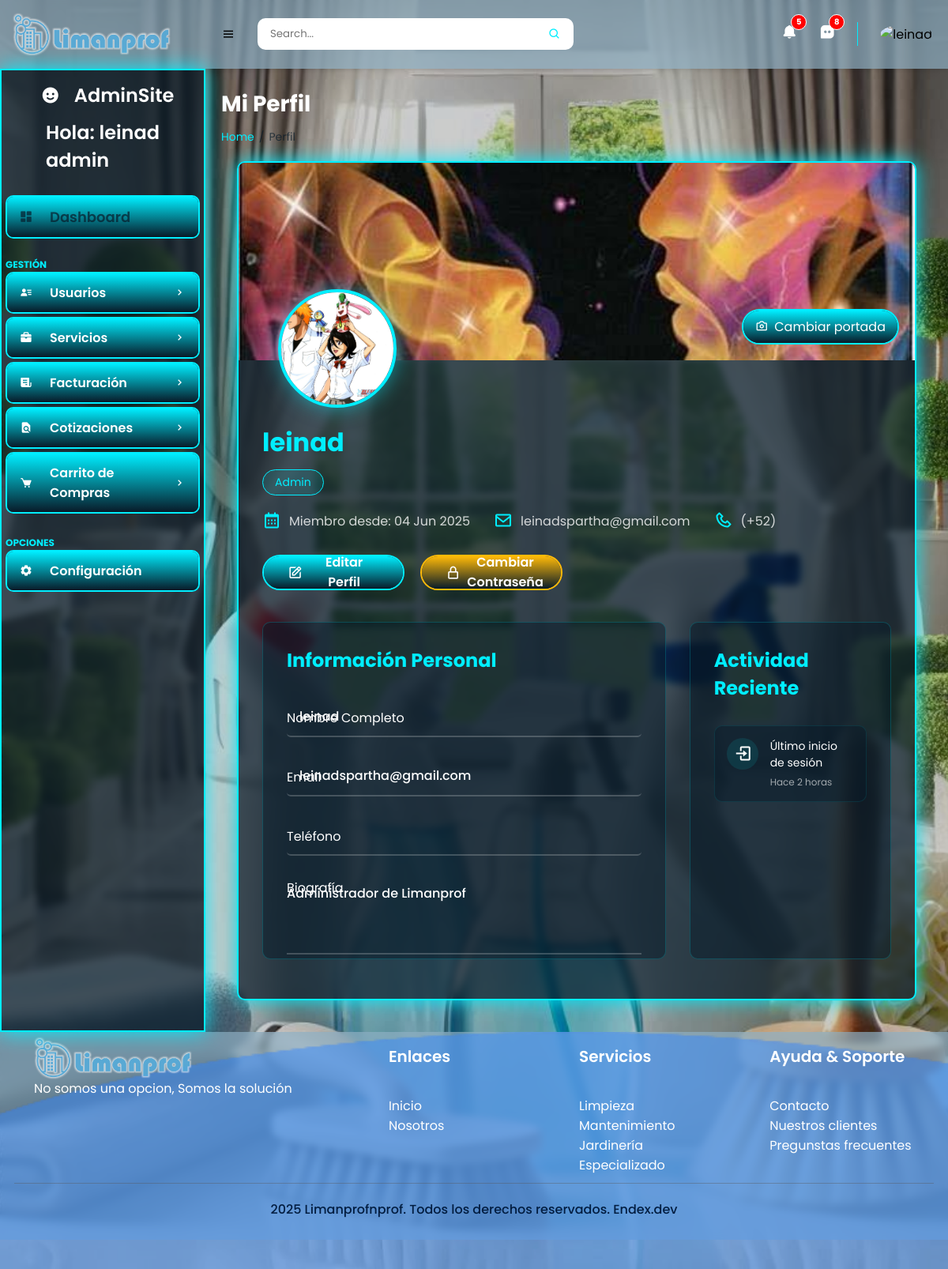
/public/dashboard_administrador.php?page=perfil (signed in), run on the app's committed database.
### tables this page shows
CREATE TABLE `usuarios` (
  `id` int(11) NOT NULL,
  `nombre_usuario` varchar(50) NOT NULL,
  `email` varchar(100) NOT NULL,
  `codigo_pais` varchar(5) NOT NULL,
  `telefono` varchar(10) NOT NULL,
  `contraseña` varchar(255) NOT NULL,
  `tipo` varchar(50) DEFAULT NULL,
  `fecha_registro` timestamp NOT NULL DEFAULT current_timestamp(),
  `foto_perfil` varchar(255) DEFAULT 'default.png',
  `avatar_path` varchar(255) DEFAULT 'img/avatars/default-avatar.jpg',
  `cover_path` varchar(255) DEFAULT 'img/covers/default-cover.jpg',
  `biografia` text DEFAULT 'Usuario de Limanprof',
  `ultima_conexion` timestamp NULL DEFAULT NULL
);

### public/dashboard_content/perfil.php (the view, shortened to what this page needs)
<?php
if (!isset($_SESSION['id']) || empty($_SESSION['id'])) {
    echo '<div class="error-message">No has iniciado sesión o la sesión ha expirado</div>';
    echo '<pre>DEBUG: '; print_r($_SESSION); echo '</pre>';
} else {
    include("../config/config.php");
    $id = (int)$_SESSION['id'];
    try {
        $sql = "SELECT *, COALESCE(biografia, 'Usuario de Limanprof') as biografia FROM usuarios WHERE id = ?";
        $stmt = $conexion->prepare($sql);
        $stmt->bind_param("i", $id);
        $stmt->execute();
        $resultado = $stmt->get_result();
        $usuario = $resultado->fetch_assoc();
        if (!$usuario) {
            echo '<div class="error-message">Error: Usuario no encontrado (ID: '.$id.')</div>';
        } else {
?>
<link rel="stylesheet" href="css/perfil.css">
<div class="content-data">
    <h1 class="title">Mi Perfil</h1>
    <ul class="breadcrumbs">
        <li><a href="?page=dashboard_main">Home</a></li>
        <li class="divider">/</li>
        <li><a href="#" class="active">Perfil</a></li>
    </ul>
    <div class="profile-container">
        <div class="profile-header">
            <div class="profile-cover">
                <img src="<?php echo htmlspecialchars($usuario['cover_path'] ?? 'img/covers/default-cover.jpg'); ?>" alt="Portada" class="cover-img">
                <div class="change-cover" onclick="document.getElementById('coverInput').click();">
                    <i class='bx bx-camera'></i>
                    <span>Cambiar portada</span>
                </div>
            </div>
            <div class="profile-avatar">
                <img src="<?php echo htmlspecialchars($usuario['avatar_path'] ?? 'img/avatars/default-avatar.jpg'); ?>"
                     alt="<?php echo htmlspecialchars($usuario['nombre_usuario']); ?>"
                     class="avatar-img">
            </div>
        </div>
        <div class="profile-body">
            <div class="profile-info">
                <div class="info-header">
                    <h2><?php echo htmlspecialchars($usuario['nombre_usuario']); ?></h2>
                    <span class="user-role"><?php echo ucfirst(htmlspecialchars($usuario['tipo'])); ?></span>
                </div>
                <div class="info-stats">
                    <div class="stat-item">
                        <i class='bx bx-calendar'></i>
                        <span>Miembro desde: <?php echo date('d M Y', strtotime($usuario['fecha_registro'])); ?></span>
                    </div>
                    <div class="stat-item">
                        <i class='bx bx-envelope'></i>
                        <span><?php echo htmlspecialchars($usuario['email']); ?></span>
                    </div>
                    <div class="stat-item">
                        <i class='bx bx-phone'></i>
                        <span><?php
                            $codigo_pais = $usuario['codigo_pais'] ? '(' . $usuario['codigo_pais'] . ')' : '';
                            echo $codigo_pais . ' ' . htmlspecialchars($usuario['telefono'] ?? 'No especificado');
                        ?></span>
                    </div>
                </div>
                <div class="profile-actions">
                    <button class="btn btn-edit" onclick="openEditModal()">
                        <i class='bx bx-edit'></i>
                        Editar Perfil
                    </button>
                    <button class="btn btn-password" onclick="openPasswordModal()">
                        <i class='bx bx-lock-alt'></i>
                        Cambiar Contraseña
                    </button>
                </div>
            </div>
            <div class="profile-sections">
                <div class="section">
                    <h3>Información Personal</h3>
                    <div class="section-content">
                        <form class="profile-form">
                            <div class="form-group">
                                <input type="text" value="<?php echo $usuario['nombre_usuario']; ?>" required disabled>
                                <label>Nombre Completo</label>
                            </div>
                            <div class="form-group">
                                <input type="email" value="<?php echo $usuario['email']; ?>" required disabled>
                                <label>Email</label>
                            </div>
                            <div class="form-group">
                                <input type="tel" value="<?php echo $usuario['telefono']; ?>" required disabled>
                                <label>Teléfono</label>
                            </div>
                            <div class="form-group">
                                <textarea required disabled><?php echo $usuario['biografia'] ?? 'Usuario de Limanprof'; ?></textarea>
                                <label>Biografía</label>
                            </div>
                        </form>
                    </div>
                </div>
                <div class="section">
                    <h3>Actividad Reciente</h3>
                    <div class="activity-list">
                        <div class="activity-item">
                            <i class='bx bx-log-in'></i>
                            <div class="activity-info">
                                <p>Último inicio de sesión</p>
                                <span>Hace 2 horas</span>
                            </div>
                        </div>
                    </div>
                </div>
            </div>
        </div>
    </div>
</div>
<link rel="stylesheet" href="css/modal.css">
<?php
        }
    } catch (Exception $e) {
        echo '<div class="error-message">Error en la base de datos: ' . $e->getMessage() . '</div>';
    }
}
?>

### public/css/style_users.css (style rules this page uses)
* { margin: 0; padding: 0; box-sizing: border-box; font-family: 'Poppins', sans-serif; }
body { min-height: 100vh; display: grid; grid-template-columns: 260px 1fr; grid-template-rows: auto 1fr auto; grid-template-areas: "header header" "sidebar main" "footer footer"; background-image: url('/Limanprof/public/img/Designer.jpeg'); background-size: cover; background-repeat: no-repeat; background-attachment: fixed; background-position: center; overflow-x: hidden; }
body::before { content: ""; position: fixed; top: 0; left: 0; width: 100%; height: 100%; background: rgba(0, 0, 0, 0.2); z-index: -1; }
.btn { display: inline-flex; align-items: center; gap: 8px; padding: 8px 16px; border-radius: 5px; font-weight: 500; text-decoration: none; cursor: pointer; transition: all 0.3s ease; border: 2px solid #0ef; background: transparent; color: white; }
.btn i { font-size: 1.2em; }
.profile-container { background: rgba(8, 27, 41, 0.7); border-radius: 10px; overflow: hidden; margin-top: 20px; border: 2px solid #0ef; box-shadow: 0 0 25px rgba(0, 238, 255, 0.2); }
.profile-header { position: relative; height: 200px; }
.profile-cover { height: 100%; position: relative; }
.cover-img { width: 100%; height: 100%; object-fit: cover; }
.change-cover { position: absolute; right: 20px; bottom: 20px; background: rgba(8, 27, 41, 0.8); padding: 8px 15px; border-radius: 20px; color: white; cursor: pointer; display: flex; align-items: center; gap: 5px; transition: all 0.3s ease; }
.profile-avatar { position: absolute; bottom: -50px; left: 50px; width: 120px; height: 120px; border-radius: 50%; border: 4px solid rgba(8, 27, 41, 0.7); overflow: hidden; }
.avatar-img { width: 100%; height: 100%; object-fit: cover; }
.profile-body { padding: 80px 30px 30px; }
.profile-info { color: white; margin-bottom: 30px; }
.info-header { margin-bottom: 20px; }
.info-header h2 { font-size: 24px; margin-bottom: 5px; }
.user-role { color: #0ef; font-size: 14px; }
.info-stats { display: flex; gap: 30px; margin-bottom: 20px; }
.stat-item { display: flex; align-items: center; gap: 8px; color: rgba(255, 255, 255, 0.8); }
.profile-actions { display: flex; gap: 15px; }
.profile-sections { display: grid; grid-template-columns: 2fr 1fr; gap: 30px; }
.section { background: rgba(8, 27, 41, 0.5); border-radius: 10px; padding: 20px; margin-bottom: 20px; }
.section h3 { color: #0ef; margin-bottom: 20px; font-size: 18px; }
.profile-form .form-group { position: relative; width: 100%; height: 50px; margin: 25px 0; }
.profile-form .form-group input, .profile-form .form-group textarea { width: 100%; height: 100%; background: transparent; border: none; outline: none; border-bottom: 2px solid #fff; padding-right: 23px; font-size: 16px; color: #fff; font-weight: 500; transition: .5s; }
.profile-form .form-group textarea { height: 100px; resize: none; padding-top: 10px; }
.profile-form .form-group label { position: absolute; top: 50%; left: 0; transform: translateY(-50%); font-size: 16px; color: #fff; pointer-events: none; transition: .5s; }
.profile-form .form-group textarea ~ label { top: 15px; }
.profile-actions .btn { position: relative; width: 180px; height: 45px; background: transparent; border: 2px solid #0ef; outline: none; border-radius: 40px; cursor: pointer; font-size: 16px; color: #fff; font-weight: 600; z-index: 1; overflow: hidden; }
.profile-actions .btn::before { content: ''; position: absolute; top: -100%; left: 0; width: 100%; height: 300%; background: linear-gradient(#081b29, #0ef, #081b29, #0ef); z-index: -1; transition: .5s; }
.profile-actions .btn-password { border-color: #ffba08; }
.profile-actions .btn-password::before { background: linear-gradient(#081b29, #ffba08, #081b29, #ffba08); }

### public/css/dashboard.css (style rules this page uses)
a { text-decoration: none; }
li { list-style: none; }
main .title { font-size: 28px; font-weight: 700; margin-bottom: 10px; }
main .breadcrumbs { display: flex; grid-gap: 6px; }
main .breadcrumbs li, main .breadcrumbs li a { font-size: 14px; }
main .breadcrumbs li a { color: #0ef; }
main .breadcrumbs li a.active, main .breadcrumbs li.divider { color: rgba(8, 27, 41, 0.7); pointer-events: none; }
main .form-group { width: 100%; display: flex; grid-gap: 10px; }
main .form-group input { flex-grow: 1; padding: 12px 16px; border-radius: 5px; outline: none; background: white; border: none; transition: all 0.3s ease; }

### data on the page
usuarios: cover_path (picture), avatar_path (picture), nombre_usuario "leinad", tipo "Admin", fecha_registro "04 Jun 2025", email "leinadspartha@gmail.com", codigo_pais "(+52)"

### other printed values
$_SESSION['nombre_usuario'] "leinad"
$_SESSION['tipo'] "admin"
